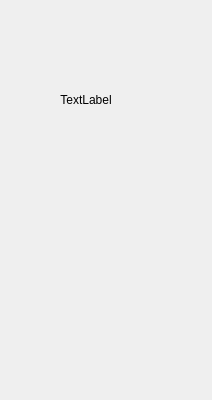
<?xml version="1.0" encoding="UTF-8"?>
<ui version="4.0">
 <class>BookContainer</class>
 <widget class="QWidget" name="BookContainer">
  <property name="geometry">
   <rect>
    <x>0</x>
    <y>0</y>
    <width>212</width>
    <height>400</height>
   </rect>
  </property>
  <property name="sizePolicy">
   <sizepolicy hsizetype="Fixed" vsizetype="Fixed">
    <horstretch>0</horstretch>
    <verstretch>0</verstretch>
   </sizepolicy>
  </property>
  <property name="minimumSize">
   <size>
    <width>212</width>
    <height>400</height>
   </size>
  </property>
  <property name="maximumSize">
   <size>
    <width>212</width>
    <height>16777215</height>
   </size>
  </property>
  <property name="baseSize">
   <size>
    <width>212</width>
    <height>400</height>
   </size>
  </property>
  <property name="windowTitle">
   <string>Form</string>
  </property>
  <widget class="QWidget" name="layoutWidget">
   <property name="geometry">
    <rect>
     <x>0</x>
     <y>0</y>
     <width>261</width>
     <height>401</height>
    </rect>
   </property>
   <layout class="QVBoxLayout" name="verticalLayout" stretch="1,1">
    <property name="sizeConstraint">
     <enum>QLayout::SetDefaultConstraint</enum>
    </property>
    <property name="bottomMargin">
     <number>0</number>
    </property>
    <item>
     <widget class="QLabel" name="title_label">
      <property name="sizePolicy">
       <sizepolicy hsizetype="Fixed" vsizetype="Fixed">
        <horstretch>0</horstretch>
        <verstretch>0</verstretch>
       </sizepolicy>
      </property>
      <property name="minimumSize">
       <size>
        <width>172</width>
        <height>200</height>
       </size>
      </property>
      <property name="maximumSize">
       <size>
        <width>172</width>
        <height>250</height>
       </size>
      </property>
      <property name="baseSize">
       <size>
        <width>172</width>
        <height>200</height>
       </size>
      </property>
      <property name="autoFillBackground">
       <bool>false</bool>
      </property>
      <property name="styleSheet">
       <string notr="true">background-image: url(:/book_img_2.png);
padding: 20px; </string>
      </property>
      <property name="text">
       <string>TextLabel</string>
      </property>
      <property name="scaledContents">
       <bool>false</bool>
      </property>
      <property name="alignment">
       <set>Qt::AlignCenter</set>
      </property>
      <property name="wordWrap">
       <bool>false</bool>
      </property>
      <property name="margin">
       <number>0</number>
      </property>
     </widget>
    </item>
    <item>
     <widget class="QLabel" name="detail_label">
      <property name="sizePolicy">
       <sizepolicy hsizetype="Fixed" vsizetype="Preferred">
        <horstretch>0</horstretch>
        <verstretch>0</verstretch>
       </sizepolicy>
      </property>
      <property name="maximumSize">
       <size>
        <width>172</width>
        <height>16777215</height>
       </size>
      </property>
      <property name="text">
       <string/>
      </property>
      <property name="wordWrap">
       <bool>true</bool>
      </property>
     </widget>
    </item>
   </layout>
  </widget>
 </widget>
 <resources/>
 <connections/>
</ui>
